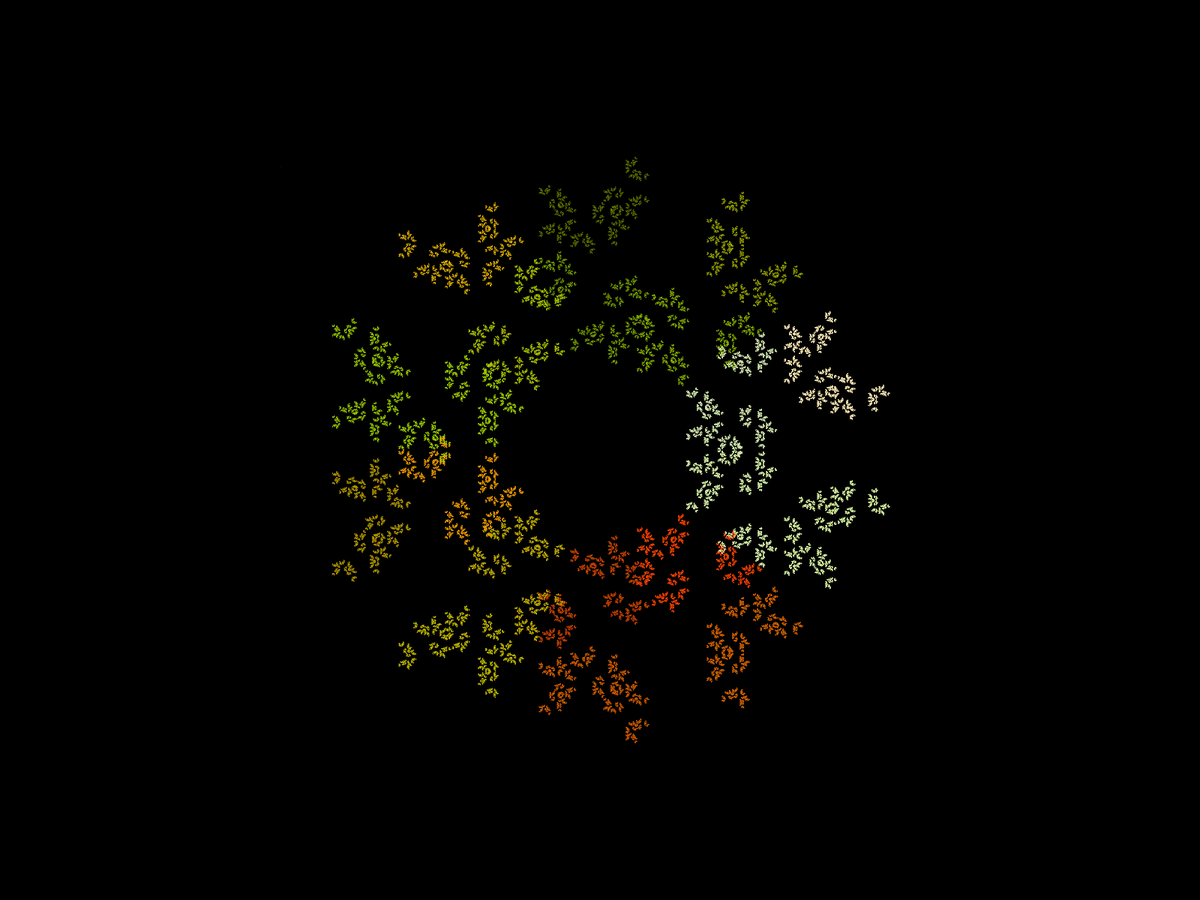
Frame 1 (no input)
Frame 60 (the mouse pressed at the canvas centre just before this capture): identical to frame 1, image omitted
Frame 120 (the mouse held since frame 60 and released just before this capture): identical to frame 1, image omitted

The Processing sketch that drew this single still picture (run headless with seeded random() and noise(); from frame 60 on, the mouse is pressed at the canvas centre):

// Processing sketch: gen_sierpinski
// ── gen_sierpinski.pde
/*
OPTIMAL C-VALUE FOR SIM MODES 0 AND 1:
simMode 1:
 3-3.14
 4-2.125
 5-1.8
 6-1.65
 7-1.54

 simMode 0:
 3-2
 4-1.75
 5-1.65
 6-1.55
 7-1.45
 8-
 */

final double pi = 3.141592653589793238462643383279502;

final int n = 5;//number of sides to polygon

final float c = 1.9;

final int numGens = 1000000;

final int simMode = 5;

final boolean col = true;

final boolean pretty = true;

final int size = (1080/2);

float fx = random(0, 600), fy = random(0, 600); //starting point coordinates
float cx = fx, cy = fy; //actual coordinates

int gen = 0; //generation number

final float r = 0.1  ; //radius of one dot
int value = (int)(Math.random()*n), current, before;

void setup() {
  fullScreen();
  background(0);
  float[][] points = drawPoly(n, size, false); //draw a polygon, save points in array

  fill(255, 0, 0);
  noStroke();
  ellipse(fx, fy, (r*2), (r*2)); //make starting point

  for (int i = 0; i < numGens; i++)
    dots(points); //run loop
}

void draw() {
  if (keyPressed && key == 's') save("./images/N"+n+"-C"+c+"-SIM"+simMode+"-H"+size+".jpg");
}

//to make a polygon with n sides and a radius of r, text is a display option
public float[][] drawPoly(int n, float r, boolean text) {
  double a = (2*pi)/n;
  float[] pointx = new float[n];
  float[] pointy = new float[n];
  stroke(255, 255, 0);
  strokeWeight(3);
  if (!pretty)
    point(width/2, height/2);

  for (int i =0; i < n; i++) {
    if (!col) stroke(255, 255, 0);
    else colorSelector(i);
    pointx[i] = r*cos((float)a*i) + (width/2);
    pointy[i] = r*sin((float)a*i) + (height/2);
    if (col) strokeWeight(10);
    else strokeWeight(5);
    if (!pretty)
      point(pointx[i], pointy[i]);

    stroke(0);
    /*if (i>0) {
     line(pointx[i], pointy[i], pointx[i-1], pointy[i-1]);
     }*/
  }
  //line(pointx[0], pointy[0], pointx[n-1], pointy[n-1]);

  if (text == true) {
    fill(0);
    textSize(15);
    text("Number of sides: " + n + " | Length of radius: " + r, 10, 20);
  }
  float[][] ret = new float[2][n];
  for (int i = 0; i<pointx.length; i++) ret[0][i] = pointx[i];
  for (int i = 0; i<pointy.length; i++) ret[1][i] = pointy[i];
  return ret;
}

//loop for the dot generation
void dots(float[][] p) {
  if (!pretty) {
    fill(255, 255, 255);
    rect(0, 0, 400, 30);
  }

  chooseRandom(simMode);
  if (!pretty) {
    fill(0);
    textSize(20);
    text("Dot # = " + (value + 1), 7, 20);
    text("Generation: " + gen, 200, 20);
  }

  //moves point to halfway between itself and chosen vertex of polygon
  for (int i = 0; i<n; i++) {
    if (value == i) {
      cx = cx + ((p[0][i] - cx)/c);
      cy = cy + ((p[1][i] - cy)/c);
    }
    //draw the point
    noStroke();
    if (!col) fill(255, 255, 255);
    else colorSelectorFill(value);
    ellipse(cx, cy, (r*2), (r*2));
  }
  gen++; //increment gen
}

void chooseRandom(int mode) {
  if (mode == 0) value = (int)(Math.random()*n);
  else if (mode == 1) {
    current = value;
    value = (int)(Math.random()*n); //random value to choose which point to move toward
    while (value==current) {
      value = (int)(Math.random()*n);
    }
  } else if (mode == 2) {
    current = value;
    value = (int)(Math.random()*n);
    while (value%n == current-1) value = (int)(Math.random()*n);
  } else if (mode == 3) {
    current = value;
    value = (int)(Math.random()*n);
    while (value-1 == current%n) value = (int)(Math.random()*n);
  } else if (mode == 4) {
    current = value;
    value = (int)(Math.random()*n);
    while (abs(value%n - current%n) != 1) value = (int)(Math.random()*n);
  } else if (mode == 5) {
    before = current;
    current = value;
    value = (int)(Math.random()*n);
    while (value == current || value == before) value = (int)(Math.random()*n);
  }
}

void colorSelector(int i) {
  if (i == 0) stroke(255, 255, 255);
  else if (i==1) stroke(255, 0, 0);
  else if (i==2) stroke(#FF9900);
  else if (i==3) stroke(#F6FF00);
  else if (i==4) stroke(#02D60A);
  else if (i==5) stroke(0, 255, 255);
  else if (i==6) stroke(0, 0, 255);
  else if (i==7) stroke(#9503FF);
  else if (i==8) stroke(#FF03FB);
}
void colorSelectorFill(int i) {
  if (i == 0) fill(255, 255, 255);
  else if (i==1) fill(255, 0, 0);
  else if (i==2) fill(#FF9900);
  else if (i==3) fill(#F6FF00);
  else if (i==4) fill(#02D60A);
  else if (i==5) fill(0, 255, 255);
  else if (i==6) fill(0, 0, 255);
  else if (i==7) fill(#9503FF);
  else if (i==8) fill(#FF03FB);
}
